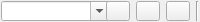
<?xml version="1.0" encoding="UTF-8"?>
<ui version="4.0">
 <class>QG_PrintPreviewOptions</class>
 <widget class="QWidget" name="QG_PrintPreviewOptions">
  <property name="geometry">
   <rect>
    <x>0</x>
    <y>0</y>
    <width>200</width>
    <height>22</height>
   </rect>
  </property>
  <property name="sizePolicy">
   <sizepolicy hsizetype="Minimum" vsizetype="Fixed">
    <horstretch>0</horstretch>
    <verstretch>0</verstretch>
   </sizepolicy>
  </property>
  <property name="minimumSize">
   <size>
    <width>200</width>
    <height>22</height>
   </size>
  </property>
  <property name="windowTitle">
   <string>Print Preview Options</string>
  </property>
  <property name="toolTip">
   <string/>
  </property>
  <layout class="QHBoxLayout">
   <property name="margin">
    <number>1</number>
   </property>
   <item>
    <widget class="QComboBox" name="cbScale">
     <property name="sizePolicy">
      <sizepolicy hsizetype="Preferred" vsizetype="Fixed">
       <horstretch>0</horstretch>
       <verstretch>0</verstretch>
      </sizepolicy>
     </property>
     <property name="minimumSize">
      <size>
       <width>110</width>
       <height>0</height>
      </size>
     </property>
     <property name="editable">
      <bool>true</bool>
     </property>
    </widget>
   </item>
   <item>
    <widget class="QToolButton" name="bBlackWhite">
     <property name="sizePolicy">
      <sizepolicy hsizetype="Fixed" vsizetype="Minimum">
       <horstretch>0</horstretch>
       <verstretch>0</verstretch>
      </sizepolicy>
     </property>
     <property name="toolTip">
      <string>Toggle Black / White mode</string>
     </property>
     <property name="text">
      <string/>
     </property>
     <property name="icon">
      <iconset resource="png/icons.qrc">
       <normaloff>:/ui/icons/printbw.png</normaloff>:/ui/icons/printbw.png</iconset>
     </property>
     <property name="checkable">
      <bool>true</bool>
     </property>
    </widget>
   </item>
   <item>
    <widget class="QToolButton" name="bCenter">
     <property name="sizePolicy">
      <sizepolicy hsizetype="Fixed" vsizetype="Minimum">
       <horstretch>0</horstretch>
       <verstretch>0</verstretch>
      </sizepolicy>
     </property>
     <property name="toolTip">
      <string>Center to page</string>
     </property>
     <property name="text">
      <string/>
     </property>
     <property name="icon">
      <iconset resource="png/icons.qrc">
       <normaloff>:/ui/icons/printcenter.png</normaloff>:/ui/icons/printcenter.png</iconset>
     </property>
    </widget>
   </item>
   <item>
    <widget class="QToolButton" name="bFit">
     <property name="sizePolicy">
      <sizepolicy hsizetype="Fixed" vsizetype="Minimum">
       <horstretch>0</horstretch>
       <verstretch>0</verstretch>
      </sizepolicy>
     </property>
     <property name="toolTip">
      <string>Fit to page</string>
     </property>
     <property name="text">
      <string/>
     </property>
     <property name="icon">
      <iconset resource="png/icons.qrc">
       <normaloff>:/ui/icons/printfit.png</normaloff>:/ui/icons/printfit.png</iconset>
     </property>
    </widget>
   </item>
   <item>
    <widget class="Line" name="sep1_2">
     <property name="sizePolicy">
      <sizepolicy hsizetype="Fixed" vsizetype="Minimum">
       <horstretch>0</horstretch>
       <verstretch>0</verstretch>
      </sizepolicy>
     </property>
     <property name="frameShape">
      <enum>QFrame::VLine</enum>
     </property>
     <property name="frameShadow">
      <enum>QFrame::Sunken</enum>
     </property>
    </widget>
   </item>
  </layout>
 </widget>
 <layoutdefault spacing="6" margin="11"/>
 <includes>
  <include location="local">rs_line.h</include>
  <include location="local">rs_settings.h</include>
  <include location="local">rs_modification.h</include>
  <include location="local">rs_actionprintpreview.h</include>
 </includes>
 <resources>
  <include location="png/icons.qrc"/>
 </resources>
 <connections>
  <connection>
   <sender>bCenter</sender>
   <signal>clicked()</signal>
   <receiver>QG_PrintPreviewOptions</receiver>
   <slot>center()</slot>
   <hints>
    <hint type="sourcelabel">
     <x>20</x>
     <y>20</y>
    </hint>
    <hint type="destinationlabel">
     <x>20</x>
     <y>20</y>
    </hint>
   </hints>
  </connection>
  <connection>
   <sender>bBlackWhite</sender>
   <signal>toggled(bool)</signal>
   <receiver>QG_PrintPreviewOptions</receiver>
   <slot>setBlackWhite(bool)</slot>
   <hints>
    <hint type="sourcelabel">
     <x>20</x>
     <y>20</y>
    </hint>
    <hint type="destinationlabel">
     <x>20</x>
     <y>20</y>
    </hint>
   </hints>
  </connection>
  <connection>
   <sender>cbScale</sender>
   <signal>textChanged(QString)</signal>
   <receiver>QG_PrintPreviewOptions</receiver>
   <slot>scale(QString)</slot>
   <hints>
    <hint type="sourcelabel">
     <x>20</x>
     <y>20</y>
    </hint>
    <hint type="destinationlabel">
     <x>20</x>
     <y>20</y>
    </hint>
   </hints>
  </connection>
  <connection>
   <sender>cbScale</sender>
   <signal>activated(QString)</signal>
   <receiver>QG_PrintPreviewOptions</receiver>
   <slot>scale(QString)</slot>
   <hints>
    <hint type="sourcelabel">
     <x>20</x>
     <y>20</y>
    </hint>
    <hint type="destinationlabel">
     <x>20</x>
     <y>20</y>
    </hint>
   </hints>
  </connection>
  <connection>
   <sender>bFit</sender>
   <signal>clicked()</signal>
   <receiver>QG_PrintPreviewOptions</receiver>
   <slot>fit()</slot>
   <hints>
    <hint type="sourcelabel">
     <x>20</x>
     <y>20</y>
    </hint>
    <hint type="destinationlabel">
     <x>20</x>
     <y>20</y>
    </hint>
   </hints>
  </connection>
 </connections>
</ui>
